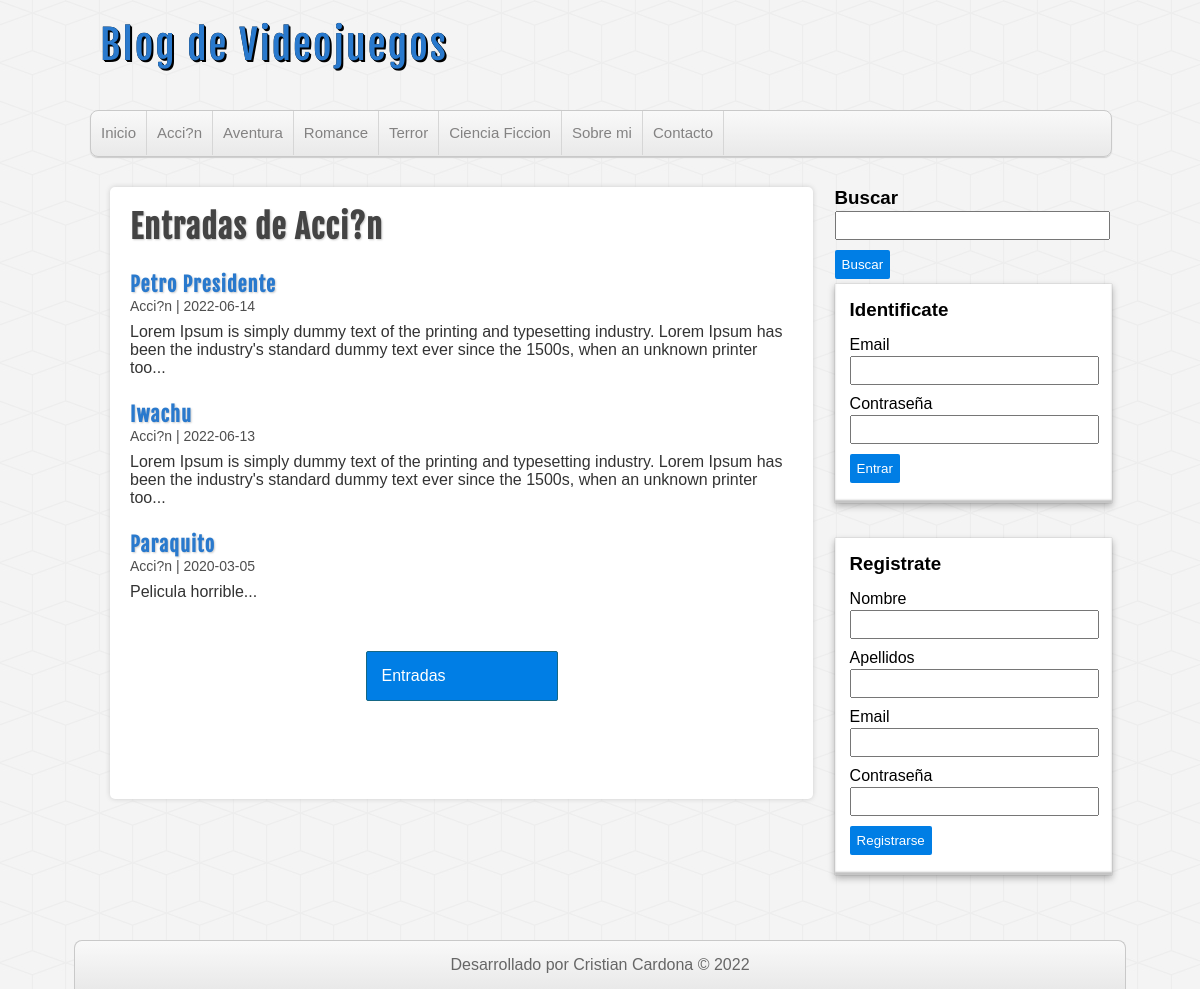
/categoria.php?id=1, run on the app's committed database.
### tables this page shows
CREATE TABLE `categorias` (
  `id` int(11) NOT NULL,
  `nombre` varchar(100) DEFAULT NULL
);

CREATE TABLE `entradas` (
  `id` int(11) NOT NULL,
  `usuario_id` int(11) NOT NULL,
  `categoria_id` int(11) NOT NULL,
  `titulo` varchar(255) NOT NULL,
  `descripcion` mediumtext DEFAULT NULL,
  `fecha` date NOT NULL
);

### includes/helpers.php (called while the page is built, shortened)
<?php
    function conseguirCategorias($conexion){
        $sql = "SELECT * FROM categorias ORDER BY id ASC";
        $categorias = mysqli_query($conexion,$sql);
        $resultado = array();
        if($categorias && mysqli_num_rows($categorias) >= 1){
            $resultado = $categorias;
        }
        return $resultado;
    }
    function conseguirCategoria($conexion,$id){
        $sql = "SELECT * FROM categorias WHERE id ='$id'";
        $categorias = mysqli_query($conexion,$sql);
        $resultado = array();
        if($categorias && mysqli_num_rows($categorias) >= 1){
            $resultado = mysqli_fetch_assoc($categorias);
        }
        return $resultado;
    }
    function conseguirEntradas($conexion, $limit = false, $categoria = null, $busqueda = null){
        $sql = "SELECT en.*, ca.nombre as 'categoria' FROM entradas en ".
        "INNER JOIN categorias ca ON en.categoria_id = ca.id ";
        if(!empty($categoria)){
            $sql .= "WHERE en.categoria_id = $categoria ";
        }
        $sql .= " ORDER BY en.id DESC ";
        $entradas = mysqli_query($conexion, $sql);
        $resultado = array();
        if($entradas && mysqli_num_rows($entradas) >= 1){
            $resultado = $entradas;
        }
        return $resultado;
    }

### categoria.php (the view, shortened to what this page needs)
<?php require_once 'includes/conexion.php'; ?>
<?php require_once 'includes/helpers.php'; ?>
<?php
    $categoria_actual = conseguirCategoria($conexion,$_GET['id']);
?>
<?php require_once 'includes/cabecera.php'; ?>
    <div id="contenedor">
    <?php require_once 'includes/lateral.php'; ?>
        <div id="principal">
            <h1>Entradas de <?=$categoria_actual['nombre']?></h1>
            <?php
                $entradas = conseguirEntradas($conexion,null,$_GET['id']);
                if(!empty($entradas) && mysqli_num_rows($entradas) >= 1):
                    while($entrada = mysqli_fetch_assoc($entradas)):
            ?>
                        <article class="entrada">
                            <a href="entrada.php?id=<?=$entrada['id']?>">
                                <h2><?=$entrada['titulo'];?></h2>
                                <span class="fecha"><?=$entrada['categoria']." | ".$entrada['fecha'] ?></span>
                                <p><?=substr($entrada['descripcion'], 0, 180)."...";?></p>
                            </a>
                        </article>
            <?php
                    endwhile;
                else:
            ?>
                <div class="alerta alerta-secondary">
                    No hay entradas en esta categoria
                </div>
            <?php
                endif;
            ?>
            <div id="ver-todas">
                <a href="">Entradas</a>
            </div>
        </div>
    <?php require_once 'includes/pie.php'; ?>
</body>
</html>

### includes/cabecera.php (shortened to what this page needs)
<?php require_once 'includes/conexion.php'; ?>
<?php require_once 'includes/helpers.php'; ?>
<!DOCTYPE html>
<html lang="es">
<head>
    <link rel="stylesheet" href="assets/css/style.css">
</head>
<body>
    <header id="cabecera">
        <div id="logo">
            <a href="index.php">
                Blog de Videojuegos
            </a>
        </div>
        <nav id="menu">
            <ul>
                <li><a href="index.php">Inicio</a></li>
                <?php
                    $categorias = conseguirCategorias($conexion);
                    if(!empty($categorias)):
                        while($categoria = mysqli_fetch_assoc($categorias)):
                ?>
                            <li>
                                <a href="categoria.php?id=<?=$categoria['id']?>"><?=$categoria['nombre']?></a>
                            </li>
                <?php
                        endwhile;
                    endif;
                ?>
                <li><a href="index.php">Sobre mi</a></li>
                <li><a href="index.php">Contacto</a></li>
            </ul>
        </nav>
    </header>

### assets/css/style.css (style rules this page uses)
* { margin: 0px; padding: 0px; font-family: sans-serif, Helvetica, Arial; text-decoration: none; }
body { background: url(../img/cubes.png) #F4F4F4; }
.fecha { color: #4e4e4e; margin-top:5px; font-size: 14px; }
#cabecera { width: 85%; height: auto; background: transparent; margin: 0px auto; }
#logo { float:left; width: 540px; height: 110px; }
#logo a { font-family: "fajala", Helvetica; font-size: 40px; letter-spacing: 2px; color: #2979CD; text-shadow: 0px 0px 0px black, 1px 1px 0px black, 2px 2px 0px black; transition: all 500ms; line-height: 90px; margin-left: 10px; }
#menu { clear: both; width: 100%; height: 45px; background: linear-gradient(to bottom, #f9f9f9 0px, #e9e9e9 100%); border: 1px solid #C9C9C9; border-radius: 8px; box-shadow: 0px 1px 1px #ccc; overflow: hidden; }
#menu ul { list-style: none; }
#menu ul li { float: left; line-height: 44px; border-right: 1px solid #D6D6D6; }
#menu ul li a { display: block; padding-left: 10px; padding-right: 10px; font-size: 15px; color: #838282; }
#contenedor { width: 85%; height: auto; margin: 0px auto; margin-top: 30px; margin-bottom: 30px; }
#principal { float: left; width: 65%; min-height: 572px; background:white; border-radius: 5px; box-shadow: 0px 0px 5px #ccc; margin-left: 20px; padding: 20px; overflow: hidden; }
#principal a { color: #333; }
#principal h1 { font-size: 32px; color: #444; letter-spacing: 1px; text-shadow: 1px 1px 2px #ccc; font-family: "fajala"; }
#principal h2 { font-size: 20px; color: #2979CD; text-shadow: 1px 1px 2px #ccc; letter-spacing: 1px; font-family: "fajala"; margin-top: 25px; }
#principal p { margin-top: 8px; }
#ver-todas a { display: block; border-radius: 2px; padding: 15px; color:white; background: #007ee5; border: 1px solid #156785; cursor:pointer; width: 160px; margin: 0px auto; margin-top:50px; }

### data on the page
categorias: nombre "Acci?n"
categorias: nombre "Aventura"
categorias: nombre "Romance"
categorias: nombre "Terror"
categorias: nombre "Ciencia Ficcion"
entradas: titulo "Petro Presidente", categoria.nombre "Acci?n", fecha "2022-06-14", descripcion "Lorem Ipsum is simply dummy text of the printing and typesetting industry. Lorem Ipsum has been the industry's standard dummy text ever since the 1500s, when an unknown printer too"
entradas: titulo "Iwachu", categoria.nombre "Acci?n", fecha "2022-06-13", descripcion "Lorem Ipsum is simply dummy text of the printing and typesetting industry. Lorem Ipsum has been the industry's standard dummy text ever since the 1500s, when an unknown printer too"
entradas: titulo "Paraquito", categoria.nombre "Acci?n", fecha "2020-03-05", descripcion "Pelicula horrible"
